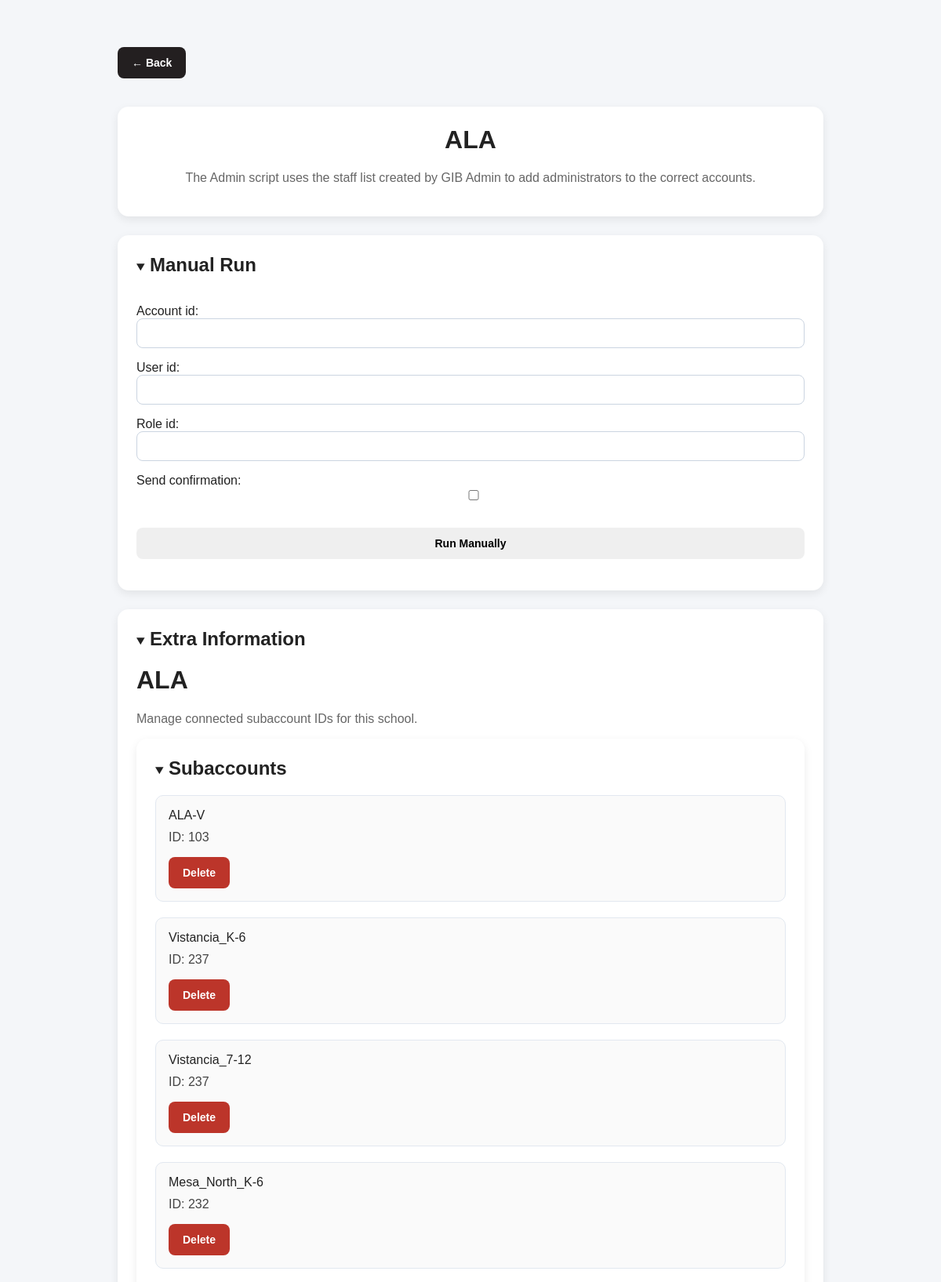
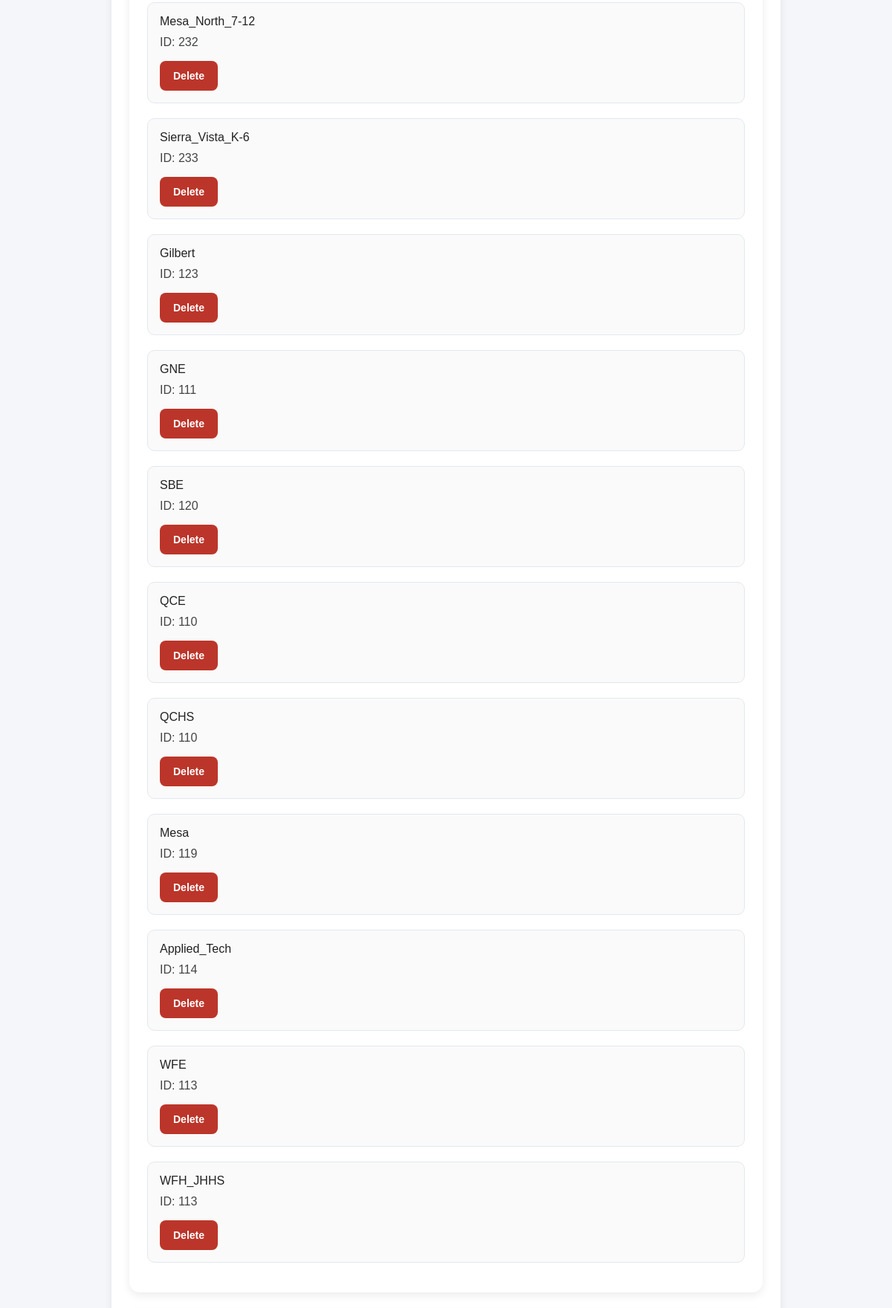
Page /Canvas/ALA/Admin/ (upper part) on the committed database (2 pictures, top to bottom).
### CanvasApp/models/models.py (models this page shows, shortened)
class School (models.Model):
    name = models.CharField(max_length=100)

class SubAccountId(models.Model):
    school = models.ForeignKey(School, on_delete=models.CASCADE)
    name = models.CharField(max_length=100)
    account_id = models.CharField(max_length=100)

### CanvasApp/models/models_script.py (models this page shows, shortened)
class Script(models.Model):
    possible_scripts = {
        "Admin": "Add Admins script",
        "Blueprint": "Blueprint script",
        "Designer": "Designer script",
        "LexBlueprint": "Lexington specific blueprint script",
        "Observer": "Observer script",
        "Enrollment": "Enrollment script",
        "CheckSisId": "CheckSisId script",
        "VirtualCrosslist": "Virtual Crosslist script",
        "RemovePeriod": "Remove Period script",
    }
    brief = {
        "Admin": "Adds admins",
        "Blueprint": "Adds blueprints",
        "Designer": "Adds designers",
        "LexBlueprint": "Adds blueprints",
        "Observer": "Adds observers",
        "Enrollment": "Get enrollments and puts it into a box folder",
        "CheckSisId": "Update sis ids",
        "VirtualCrosslist": "cross list virtual",
        "RemovePeriod": "Remove Period from course name",
    }
    full = {
        "Admin": (
            "The Admin script uses the staff list created by GIB Admin to add administrators "
            "to the correct accounts."
        ),
        "Blueprint": (
            "The Blueprint script uses the provided Box file to attach blueprints to courses. "
            "If 'Dissociate' is checked, all existing blueprint associations are removed before "
            "new ones are added. Courses already attached to a blueprint cannot be attached to another."
        ),
        "Designer": (
            "The Designer script checks every non-completed course to ensure all teachers also "
            "have the designer role. Teachers missing the designer role are updated automatically. "
            "If 'Delete Designers' is checked, users who are designers but not teachers in the course "
            "will have their designer role removed."
        ),
        "LexBlueprint": (
            "The LexBlueprint script reviews every course and assigns the correct blueprint "
            "based on the course name."
        ),
        "Observer": (
            "The Observer script creates users from a provided Box file ('Box Observer Code') "
            "and then assigns those users as observers to users listed in another Box file "
            "('Box User Code')."
        ),
        "Enrollment": (
            "The Enrollment script retrieves enrollments from all non-completed courses and "
            "exports the results to a folder in Box."
        ),
        "CheckSisId": (
            "The CheckSisId script verifies that teacher SIS IDs begin with 't' and student "
            "SIS IDs begin with 's'. Users are identified by their email domains, using "
            "'@<school domain>.org' for teachers and '@stu.<school domain>.org' for students."
            "\nstudents/teachers without SIS IDs are not shown here."
        ),
        "VirtualCrosslist": (
            "The VirtualCrosslist script manages virtual cross-listing behavior for courses. "
            "The logic behind this process is being reviewed."
        ),
        "RemovePeriod": (
            "The RemovePeriod script finds courses with 'Period' in the course name and removes it."
        ),
    }
    school = models.ForeignKey(School, on_delete=models.CASCADE)
    script_name = models.CharField(max_length=50, choices=possible_scripts)
    @property
    def description(self) -> str:
        return self.full[str(self.script_name)]

### CanvasApp/views/views_admins.py (the view, shortened to what this page needs)
# urls.py: path("<str:school_name>/Admin/", views.AdminsView.as_view(), name="adminView"),
class AdminsView(BaseView):
    manual = True
    manual_params = {"account_id": int, "user_id": int, "role_id": int, "send_confirmation": bool}
    extra_info = "admin.html"
    add_params = {"account_name": str, "account_ids": str}
    var_params = {"admin_role_id": int}
    extra_context = {"add_form": BasicForm(add_params)}
    import_csv = "import.csv"
    staff_csv = r"staff_list.csv"
    uploaded_file = "box.csv"
    uploaded_folder = "395540144538"

### CanvasApp/forms.py
class FileForm(forms.Form):
    file = forms.FileField(validators=[FileExtensionValidator(['csv'])])

class BasicForm(forms.Form):
    def __init__(self, dictionary, *args, **kwargs):
        super().__init__(*args, **kwargs)
        correct_field = {
            int: forms.IntegerField(),
            str: forms.CharField(max_length=200),
            bool: forms.BooleanField(required=False),
        }
        for name, param_type in dictionary.items():
            self.fields[name] = correct_field[param_type]

### CanvasApp/views/views_base.py (called while the page is built)
    def get(self, request, school_name):
        variables = self.set_variables(school_name)
        school_object = School.objects.get(name=school_name)
        script_name = re.findall(r"/([^/]+)/$", request.path)[0]
        context = {"extra_info": self.extra_info,
                   "school": school_object,
                   "script": Script.objects.get(school=school_object, script_name= script_name),
                   "variables": variables,
                   "output": request.session.get(request.path + "Output"),
                   "file_form": FileForm(),
                   "auto_form": BasicForm(self.auto_params),
                   "manual": self.manual,
                   "manual_form": BasicForm(self.manual_params)} | self.extra_context
        return render(request, self.template, context)

    def set_variables(self, school_name):
        school = School.objects.get(name= school_name)
        variables = {}
        for var_name, var_type in self.var_params.items():
            variables[var_name] = {
                "instance": Variable.objects.get_or_create(name=var_name, defaults={"value": "no value"}, school=school)[0],
                "form": BasicForm({var_name: var_type})}
        return variables

### CanvasApp/templates/main.html (shortened to what this page needs)
{% extends "base.html" %}
{% block content %}
<div class="page-container">
    <form method="post" class="inline-form" enctype="multipart/form-data">
        <button type="submit" name="action" value="redirect" class="btn btn-secondary"> ← Back </button>
    </form>
    <div class="card hero-card">
        <h1>{{ school.name }}</h1>
        <p class="description">{{ script.description }}</p>
    </div>
    {% if manual %}
    <div class="card">
        <details open>
            <summary style="cursor: pointer; user-select: none; outline: none;">
                <h2 style="display: inline;">Manual Run</h2>
            </summary>
            <div style="margin-top: 20px;">
                <form method="post" class="form-section" enctype="multipart/form-data">
                    {% if manual_form %}
                        <div class="form-group">
                            {{ manual_form.as_p }}
                        </div>
                    {% endif %}
                    <button type="submit" onclick="alert('manual run is in progress')" name="action" value="manual" class="btn btn-success"> Run Manually </button>
                </form>
            </div>
        </details>
    </div>
    {% endif %}
    {% if extra_info %}
    <div class="card">
        <details open>
            <summary style="cursor: pointer; user-select: none; outline: none;">
                <h2 style="display: inline;">Extra Information</h2>
            </summary>
            <div style="margin-top: 20px;">
                {% include extra_info %}
            </div>
        </details>
    </div>
    {% endif %}
</div>
{% endblock %}

### CanvasApp/templates/admin.html (shortened to what this page needs)
{% if school %}
    <h1>{{ school.name }}</h1>
    <p class="description"> Manage connected subaccount IDs for this school. </p>
{% else %}
    <h1>No School Selected</h1>
    <p class="description"> Please return and choose a school first. </p>
{% endif %}
{% if school %}
    <div class="card">
        <details open>
            <summary style="cursor: pointer; user-select: none; outline: none;">
                <h2 style="display: inline;">Subaccounts</h2>
            </summary>
            <div style="margin-top: 20px;">
                <form method="post" enctype="multipart/form-data">
                    <div class="form-section">
                        {% for account in school.subaccountid_set.all %}
                            <div class="variable-card">
                                <div class="account-row">
                                    <div>
                                        <div class="account-name"> {{ account.name }} </div>
                                        <div class="current-value"> ID: {{ account.account_id }} </div>
                                    </div>
                                    <button type="submit" name="delete" value="{{ account.name }}" class="btn btn-primary"> Delete </button>
                                </div>
                            </div>
                        {% empty %}
                            <p class="description"> No subaccounts found. </p>
                        {% endfor %}
                    </div>
                </form>
            </div>
        </details>
    </div>
{% endif %}

### CanvasApp/static/css/styles.css (style rules this page uses)
body { background: #f4f6f9; font-family: Arial, sans-serif; color: #222; }
.page-container { max-width: 900px; margin: 40px auto; padding: 20px; }
.card { background: white; border-radius: 14px; padding: 24px; margin-bottom: 24px; box-shadow: 0 4px 12px rgba(0,0,0,0.08); }
.hero-card { text-align: center; }
.description { color: #666; margin-top: 10px; }
h1, h2 { margin-top: 0; }
.form-section { display: flex; flex-direction: column; gap: 20px; }
.variable-card { border: 1px solid #e2e8f0; border-radius: 10px; padding: 16px; background: #fafafa; }
.current-value { margin: 10px 0 16px; color: #444; }
.form-group p { margin-bottom: 12px; }
input, select, textarea { width: 100%; padding: 10px; border: 1px solid #cbd5e1; border-radius: 8px; font-size: 14px; box-sizing: border-box; }
.btn { border: none; border-radius: 8px; padding: 12px 18px; font-size: 14px; cursor: pointer; transition: 0.2s ease; font-weight: 600; }
.btn-primary { background: #bc352a; color: white; }
.btn-secondary { background: #231f20; color: white; margin-bottom: 20px; }

### rows in the picture
School: name "ALA"
Script: description "The Admin script uses the staff list created by GIB Admin to add administrators to the correct accounts."
SubAccountId: name "ALA-V", account_id "103"
SubAccountId: name "Vistancia_K-6", account_id "237"
SubAccountId: name "Vistancia_7-12", account_id "237"
SubAccountId: name "Mesa_North_K-6", account_id "232"
SubAccountId: name "Mesa_North_7-12", account_id "232"
SubAccountId: name "Sierra_Vista_K-6", account_id "233"
SubAccountId: name "Gilbert", account_id "123"
SubAccountId: name "GNE", account_id "111"
SubAccountId: name "SBE", account_id "120"
SubAccountId: name "QCE", account_id "110"
SubAccountId: name "QCHS", account_id "110"
SubAccountId: name "Mesa", account_id "119"
SubAccountId: name "Applied_Tech", account_id "114"
SubAccountId: name "WFE", account_id "113"
SubAccountId: name "WFH_JHHS", account_id "113"
